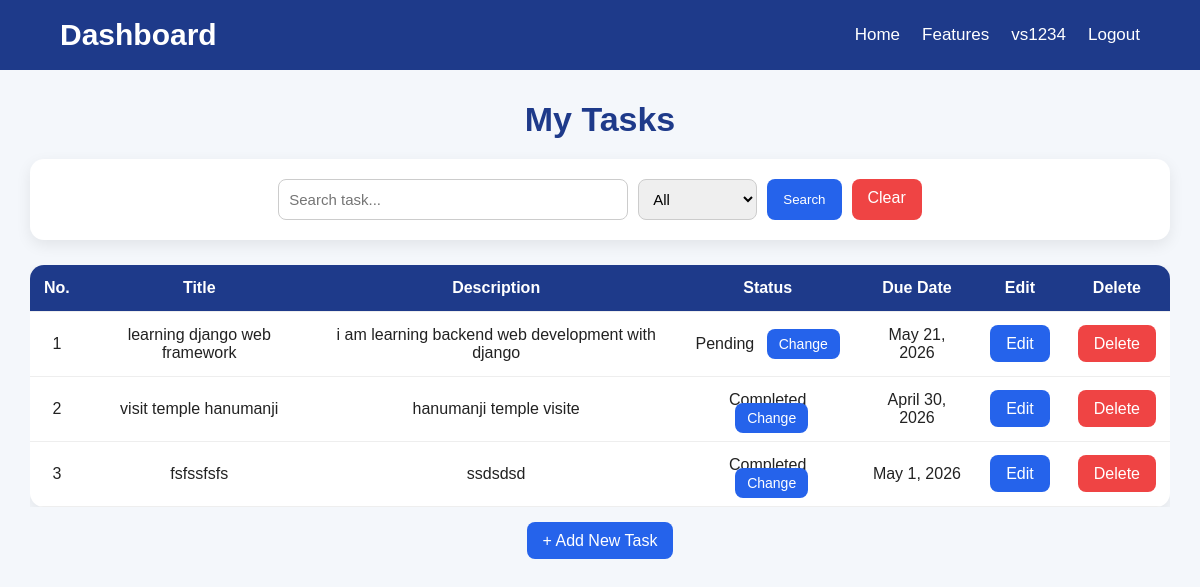
The page /dashboard/ (signed in) on the database its author committed.
### task/models.py (models this page shows)
class Task(models.Model):
    user = models.ForeignKey(User,on_delete=models.CASCADE)
    title = models.CharField(max_length=75)
    discription = models.TextField()
    STATUS_CHOICES = [
        ('pending','Pending'),
        ('progress','In Progress'),
        ('done','Completed'),
    ]
    status = models.CharField(max_length=50, choices=STATUS_CHOICES,default='Pending')
    PRIORITY_CHOICES = [
        ('high','High'),
        ('medium','Medium'),
        ('low','Low'),
    ]
    priority = models.CharField(max_length=50, choices=PRIORITY_CHOICES, default='Medium')
    due_date = models.DateField()
    created_at = models.DateTimeField(auto_now_add=True)

### task/views.py (the view)
# urls.py: path('dashboard/',tasks_list,name='dashboard'),
@login_required
def tasks_list(request):
    tasks = Task.objects.filter(user = request.user)
    q = request.GET.get('q')
    status = request.GET.get('status')
    if q:
        tasks = tasks.filter(title__icontains = q)
    if status:
        tasks = tasks.filter(status=status)
    return render(request,'dashboard.html',{'tasks':tasks})

### task/templates/dashboard.html (shortened to what this page needs)
<!DOCTYPE html>
<html lang="en">
<head>
</head>
<body>
<nav>
    <h2>Dashboard</h2>
    <ul>
        <li><a href="{% url 'home' %}">Home</a></li>
        <li><a href="">Features</a></li>
        {% if request.user.is_authenticated %}
            <li><p>{{request.user}}</p></li>
            <li><a href="{% url 'logout' %}">Logout</a></li>
        {% else %}
            <li><a href="{% url 'login' %}">Login</a></li>
            <li><a href="{% url 'register' %}">Register</a></li>
        {% endif %}
    </ul>
</nav>
<div class="main">
<h1 class="page-title">My Tasks</h1>
<div class="search-box">
<form method="get">
<input
type="text"
name="q"
value="{{request.GET.q}}"
placeholder="Search task..."
class="search-input">
<select name="status">
    <option value="">All</option>
</select>
<button type="submit" class="btn">Search</button>
<a href="{% url 'dashboard' %}" class="btn clear-btn">Clear</a>
</form>
</div>
{% if tasks %}
<div class="table-box">
<table>
<thead>
<tr>
<th>No.</th>
<th>Title</th>
<th>Description</th>
<th>Status</th>
<th>Due Date</th>
<th>Edit</th>
<th>Delete</th>
</tr>
</thead>
<tbody>
{% for t in tasks %}
<tr>
<td>{{forloop.counter}}</td>
<td>{{t.title}}</td>
<td>{{t.discription}}</td>
<td>
{{t.status}}
<a href="{% url 'change_status' t.id %}" class="btn status-btn">Change</a>
</td>
<td>{{t.due_date}}</td>
<td>
<a href="{% url 'edit_task' t.id %}" class="btn">Edit</a>
</td>
<td>
<a href="{% url 'delete_task' t.id %}" class="btn del-btn">Delete</a>
</td>
</tr>
{% endfor %}
</tbody>
</table>
</div>
{% else %}
<div class="empty">
<p>No Task Found</p>
</div>
{% endif %}
<div class="add-task">
<a href="{% url 'add_task' %}" class="btn">+ Add New Task</a>
</div>
</div>
</body>
</html>

### task/templates/dashboard.html (style rules this page uses)
* { margin:0; padding:0; box-sizing:border-box; }
body { font-family:Arial, sans-serif; background:#f4f7fb; color:#222; }
nav { background:#1e3a8a; color:white; display:flex; justify-content:space-between; align-items:center; padding:18px 60px; }
nav h2 { color:white; font-size:30px; }
nav ul { list-style:none; display:flex; align-items:center; gap:22px; }
nav ul li a, nav ul li p { color:white; text-decoration:none; font-size:17px; }
.main { width:95%; margin:auto; padding:30px 0; }
.page-title { text-align:center; color:#1e3a8a; margin-bottom:20px; font-size:34px; }
.search-box { background:white; padding:20px; border-radius:14px; box-shadow:0 5px 15px rgba(0,0,0,0.08); margin-bottom:25px; }
.search-box form { display:flex; gap:10px; flex-wrap:wrap; justify-content:center; }
input, select { padding:10px; border:1px solid #ccc; border-radius:8px; font-size:15px; }
.search-input { width:350px; }
.btn { background:#2563eb; color:white; border:none; padding:10px 16px; border-radius:8px; cursor:pointer; text-decoration:none; }
.clear-btn { background:#ef4444; }
.table-box { overflow-x:auto; }
table { width:100%; border-collapse:collapse; background:white; border-radius:14px; overflow:hidden; box-shadow:0 5px 15px rgba(0,0,0,0.08); }
thead { background:#1e3a8a; color:white; }
th, td { padding:14px; text-align:center; border-bottom:1px solid #eee; }
.status-btn { font-size:14px; padding:7px 12px; margin-left:8px; }
.del-btn { background:#ef4444; }
.add-task { text-align:center; margin-top:25px; }

### rows shown on the page
Task: title "learning django web framework", discription "i am learning backend web development with django", status "Pending", due_date "May 21, 2026"
Task: title "visit temple hanumanji", discription "hanumanji temple visite", status "Completed", due_date "April 30, 2026"
Task: title "fsfssfsfs", discription "ssdsdsd", status "Completed", due_date "May 1, 2026"

### other values the page prints
{{ request.user }} "vs1234"
